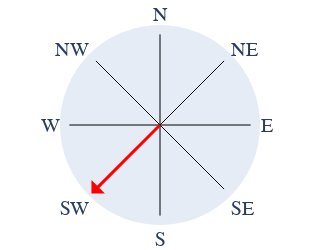

Notebook cell for this chart:
### Code cell
# Create a compass figure
fig = go.Figure(layout=dict(width=250, height=250)) #layout=dict(width=250, height=250)

# Add thin black lines for main wind directions
directions = ['N', 'NW', 'W', 'SW', 'S', 'SE', 'E', 'NE']
for angle in range(0, 360, 45):
    fig.add_trace(go.Scatterpolar(
        r=[0, 1],
        theta=[angle, angle],
        mode='lines',
        line=dict(color='black', width=1, shape='linear'),
        hoverinfo='skip',
        showlegend=False
    ))

# Add compass needle marker
fig.add_trace(go.Scatterpolar(
    r=[0, 1],
    theta=[135, 135],
    mode='lines',
    line=dict(color='red', width=3, shape='linear'),
    hoverinfo='skip'
))

# Add compass needle marker at the tip
fig.add_trace(go.Scatterpolar(
    r=[1],
    theta=[135],
    mode='markers',
    marker=dict(color = "red",symbol='triangle-sw', size=15),
    hoverinfo='skip'
))




# Customize the layout
fig.update_layout(
    #title = dict(text="Wind direction", x = 0.5, font=dict(size=14)),
    polar=dict(
        radialaxis=dict(visible=False),
        angularaxis=dict(
            visible=True,
            tickmode='array',
            rotation=90,
            tickvals=[0, 45, 90, 135, 180, 225, 270, 315],
            ticktext=directions,
            tickfont=dict(size=20, family='Arial Bold'),
            showline=False,
            showgrid=False
        )
    ),
    showlegend=False,
    margin=dict(t=25,b=25,l=0, r=0)  # Set margin to remove padding on the left and right sides

)

### Figure 1 — Plotly figure (JSON) as saved in the notebook; plotly's stock layout.template omitted (floating-point values rounded to 4 significant figures)
{"data": [{"hoverinfo": "skip", "line": {"color": "black", "shape": "linear", "width": 1}, "mode": "lines", "r": [0, 1], "showlegend": false, "theta": [0, 0], "type": "scatterpolar"}, {"hoverinfo": "skip", "line": {"color": "black", "shape": "linear", "width": 1}, "mode": "lines", "r": [0, 1], "showlegend": false, "theta": [45, 45], "type": "scatterpolar"}, {"hoverinfo": "skip", "line": {"color": "black", "shape": "linear", "width": 1}, "mode": "lines", "r": [0, 1], "showlegend": false, "theta": [90, 90], "type": "scatterpolar"}, {"hoverinfo": "skip", "line": {"color": "black", "shape": "linear", "width": 1}, "mode": "lines", "r": [0, 1], "showlegend": false, "theta": [135, 135], "type": "scatterpolar"}, {"hoverinfo": "skip", "line": {"color": "black", "shape": "linear", "width": 1}, "mode": "lines", "r": [0, 1], "showlegend": false, "theta": [180, 180], "type": "scatterpolar"}, {"hoverinfo": "skip", "line": {"color": "black", "shape": "linear", "width": 1}, "mode": "lines", "r": [0, 1], "showlegend": false, "theta": [225, 225], "type": "scatterpolar"}, {"hoverinfo": "skip", "line": {"color": "black", "shape": "linear", "width": 1}, "mode": "lines", "r": [0, 1], "showlegend": false, "theta": [270, 270], "type": "scatterpolar"}, {"hoverinfo": "skip", "line": {"color": "black", "shape": "linear", "width": 1}, "mode": "lines", "r": [0, 1], "showlegend": false, "theta": [315, 315], "type": "scatterpolar"}, {"hoverinfo": "skip", "line": {"color": "red", "shape": "linear", "width": 3}, "mode": "lines", "r": [0, 1], "theta": [135, 135], "type": "scatterpolar"}, {"hoverinfo": "skip", "marker": {"color": "red", "size": 15, "symbol": "triangle-sw"}, "mode": "markers", "r": [1], "theta": [135], "type": "scatterpolar"}], "layout": {"height": 250, "margin": {"b": 25, "l": 0, "r": 0, "t": 25}, "polar": {"angularaxis": {"rotation": 90, "showgrid": false, "showline": false, "tickfont": {"family": "Arial Bold", "size": 20}, "tickmode": "array", "ticktext": ["N", "NW", "W", "SW", "S", "SE", "E", "NE"], "tickvals": [0, 45, 90, 135, 180, 225, 270, 315], "visible": true}, "radialaxis": {"visible": false}}, "showlegend": false, "width": 250}}
